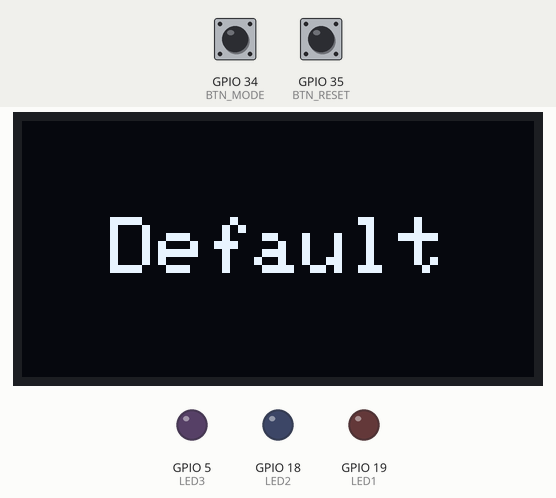
Bench run of a program on a simulated ESP32. Parts: 128×64 one-colour display, output pins drawn as LEDs (lit = HIGH). Dashed ring = blinking. Inputs (shaded band) come from the test bench; at power-on: GPIO 34 (BTN_MODE) HIGH, GPIO 35 (BTN_RESET) HIGH.

Above: at 1.2 s.
1.3 s: GPIO 34 (BTN_MODE) pulled LOW for 1 s
At 1.96 s:
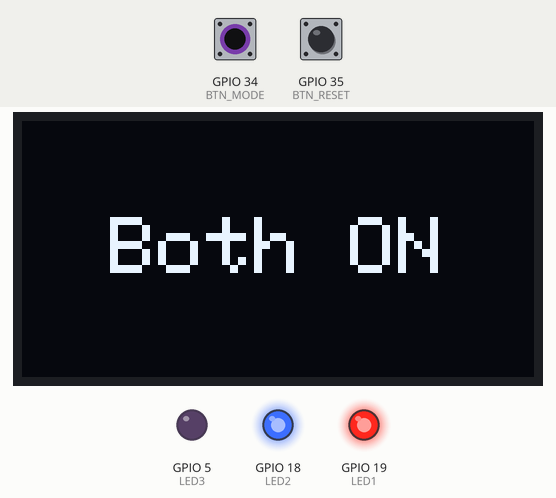
3.8 s: GPIO 34 (BTN_MODE) pulled LOW for 3.2 s
At 7.5 s:
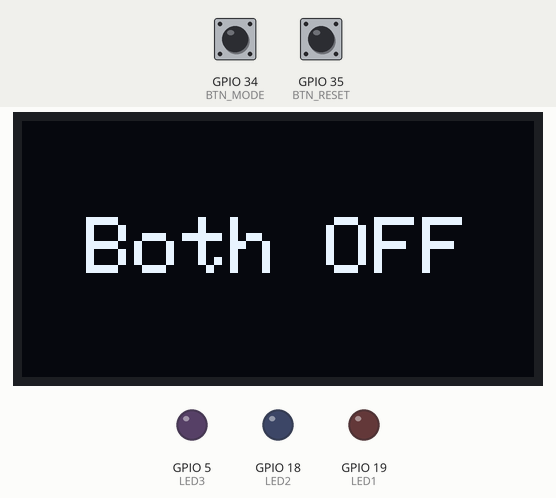
8.5 s: GPIO 34 (BTN_MODE) pulled LOW for 0.15 s
At 9.9 s:
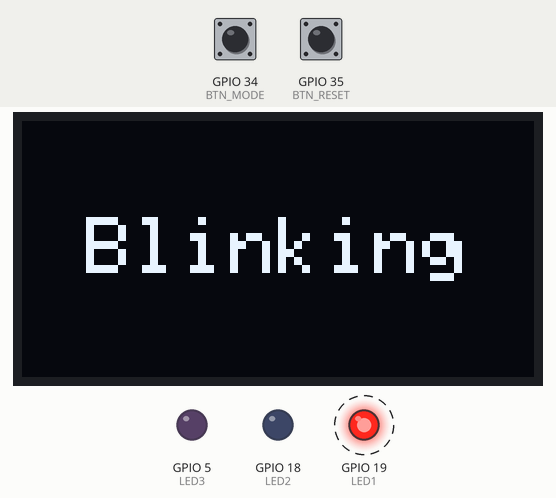
10.1 s: GPIO 35 (BTN_RESET) pulled LOW for 0.15 s
At 10.5 s:
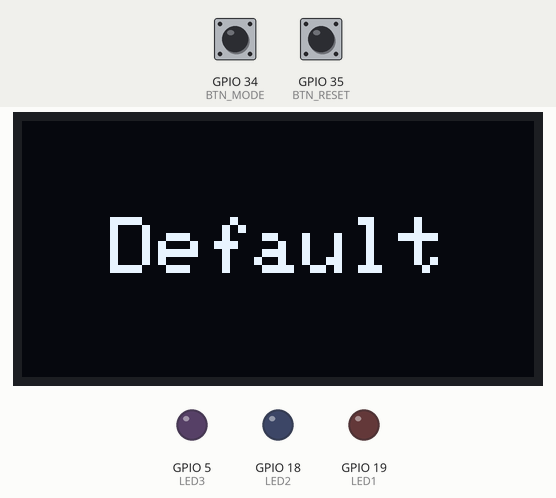
11.7 s: GPIO 34 (BTN_MODE) pulled LOW for 3.2 s
At 13.1 s:
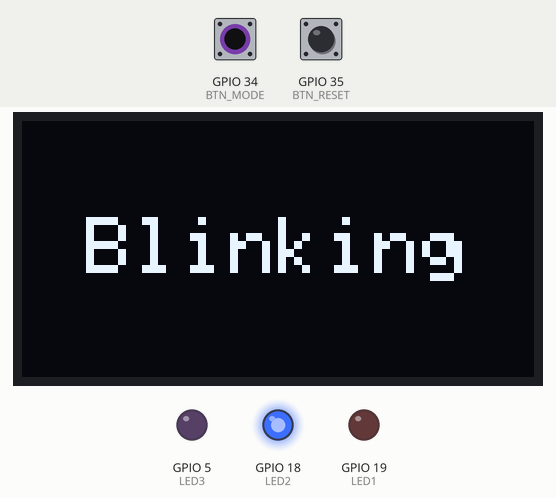
16.4 s: GPIO 35 (BTN_RESET) pulled LOW for 1 s
At 17.4 s:
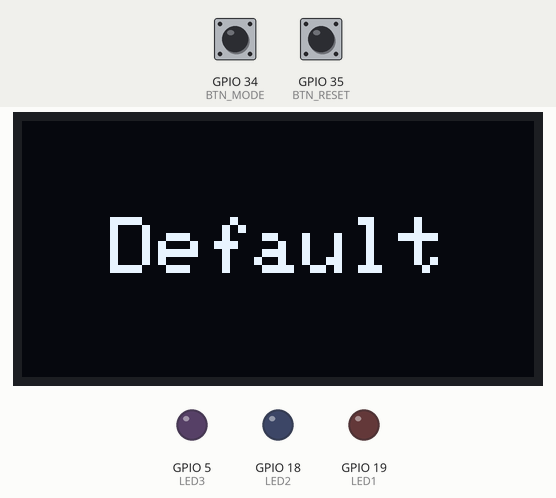
Timing chart, 0 to 19.4 s (numbered marks = the images above; inputs shaded):
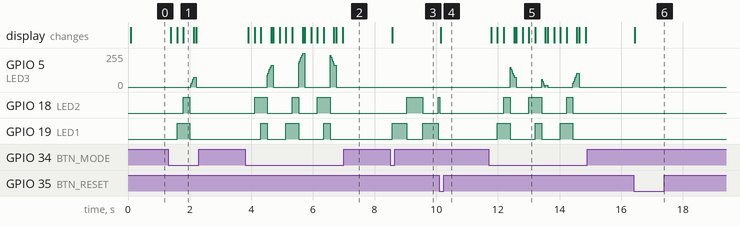

The program:

main.cpp
```cpp
// ================================
// Assignment-01_Task-A (Simplified)
// 3 LEDs and 2 Buttons with OLED Display
// Same functionality, simpler logic
// ================================

// Name: M Talha Iftikhar
// Reg#: 23-NTU-CS-1075

#include <Arduino.h>
#include <Wire.h>
#include <Adafruit_GFX.h>
#include <Adafruit_SSD1306.h>

#define SCREEN_WIDTH 128
#define SCREEN_HEIGHT 64
Adafruit_SSD1306 display(SCREEN_WIDTH, SCREEN_HEIGHT, &Wire, -1);

// ======== Pin Definitions ========
#define LED1 19
#define LED2 18
#define LED3 5
#define BTN_MODE 34
#define BTN_RESET 35

// ======== Variables ========
int mode = 0;
int brightness = 0;
int fadeAmount = 15;
bool ledState = LOW;

// For blinking
unsigned long prevMillisBlink = 0;
unsigned long prevMillisFade = 0;

// For debounce
unsigned long lastModePress = 0;
unsigned long lastResetPress = 0;
const unsigned long debounceDelay = 200;

// ======== OLED Display Function ========
void showMode(const char* text) {
  display.clearDisplay();
  display.setTextSize(2);
  display.setTextColor(SSD1306_WHITE);
  int x = (SCREEN_WIDTH - strlen(text) * 12) / 2;
  int y = (SCREEN_HEIGHT - 16) / 2;
  display.setCursor(x, y);
  display.print(text);
  display.display();
}

// ======== Setup ========
void setup() {
  // Initialize OLED
  if (!display.begin(SSD1306_SWITCHCAPVCC, 0x3C)) {
    for (;;); // hang if display not found
  }

  showMode("Mode 0: OFF");

  pinMode(LED1, OUTPUT);
  pinMode(LED2, OUTPUT);
  pinMode(LED3, OUTPUT);
  pinMode(BTN_MODE, INPUT_PULLUP);
  pinMode(BTN_RESET, INPUT_PULLUP);

  // Setup PWM for LED3
  ledcSetup(0, 5000, 8);  // channel 0, freq 5kHz, 8-bit
  ledcAttachPin(LED3, 0);
}

// ======== LOOP ========
void loop() {
  unsigned long currentMillis = millis();

  // ---------- Button: MODE ----------
  if (digitalRead(BTN_MODE) == LOW && (currentMillis - lastModePress > debounceDelay)) {
    lastModePress = currentMillis;
    mode++;
    if (mode > 4) mode = 0;
    delay(50); // small delay for stable press
  }

  // ---------- Button: RESET ----------
  if (digitalRead(BTN_RESET) == LOW && (currentMillis - lastResetPress > debounceDelay)) {
    lastResetPress = currentMillis;
    mode = 0;
    digitalWrite(LED1, LOW);
    digitalWrite(LED2, LOW);
    ledcWrite(0, 0);
    showMode("Default");
    delay(200); // give visual feedback delay
  }

  // ---------- LED Modes ----------
  switch (mode) {
    case 0:  // Default OFF
      showMode("Default");
      digitalWrite(LED1, LOW);
      digitalWrite(LED2, LOW);
      ledcWrite(0, 0);
      break;

    case 1:  // Both OFF
      showMode("Both OFF");
      digitalWrite(LED1, LOW);
      digitalWrite(LED2, LOW);
      ledcWrite(0, 0);
      break;

    case 2:  // Blinking
      showMode("Blinking");
      if (currentMillis - prevMillisBlink >= 500) {
        prevMillisBlink = currentMillis;
        ledState = !ledState;
        digitalWrite(LED1, ledState);
        digitalWrite(LED2, !ledState);
      }
      break;

    case 3:  // Both ON
      showMode("Both ON");
      digitalWrite(LED1, HIGH);
      digitalWrite(LED2, HIGH);
      ledcWrite(0, 0);
      break;

    case 4:  // PWM Fade
      showMode("PWM");
      digitalWrite(LED1, LOW);
      digitalWrite(LED2, LOW);
      if (currentMillis - prevMillisFade >= 2) {
        prevMillisFade = currentMillis;
        ledcWrite(0, brightness);
        brightness += fadeAmount;
        if (brightness <= 0 || brightness >= 255)
          fadeAmount = -fadeAmount;
      }
      break;
  }
}
```

Measured:
- after the input at 1.3 s, GPIO 5 (LED3): 0/255 → 75/255 after 0.73 s, → 0/255 0.18 s later; GPIO 18 (LED2): LOW → HIGH after 0.50 s, → LOW 0.20 s later; GPIO 19 (LED1): LOW → HIGH after 0.29 s, → LOW 0.41 s later; the display: first changes after 0.09 s (image 1 shows a later state)
- after the input at 8.5 s, GPIO 18 (LED2): LOW → HIGH after 0.54 s, → LOW 0.51 s later, → HIGH 0.51 s later; GPIO 19 (LED1): alternates HIGH for 0.49 s and LOW for 0.51 s, starting after 0.08 s; the display: first differs from a run without the input after 0.08 s (image 3)
- after the input at 10.1 s, GPIO 19 (LED1): stays LOW (without the input it goes to HIGH after 0.48 s); the display: changes after 0.05 s (image 4)
- after the input at 11.7 s, GPIO 18 (LED2): goes HIGH 0.20 s, LOW 0.61 s, HIGH 0.41 s, LOW 0.82 s, HIGH 0.20 s, then LOW, starting after 0.49 s; GPIO 19 (LED1): goes HIGH 0.41 s, LOW 0.82 s, HIGH 0.20 s, LOW 0.61 s, HIGH 0.41 s, then LOW, starting after 0.29 s; the display: first changes after 0.08 s (image 5 shows a later state)
- after the input at 16.4 s, the display: changes at once (image 6)
